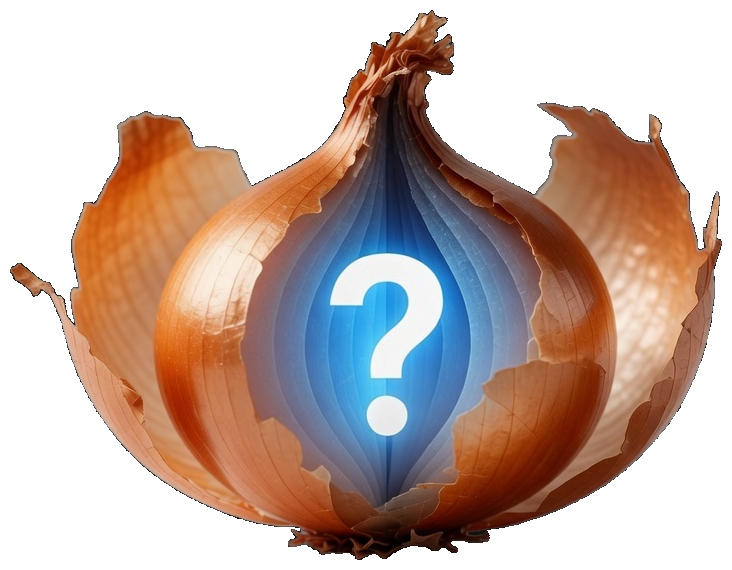
#> input picture brand/onion_big.png, 732 x 570 px, given in place of brand-mark.png, which was not available
$ python render-0923.py
#> lines starting #> are read from the running program, lines starting #| are printed output that depends on the picture; pictures that were not available may be replaced by others from this repository, and a replacement may not be noted
### scripts/social/layout.py
"""Measured text and region collision checks for local social renderers.

Text is measured from Pillow's actual glyph bounding boxes, wrapped inside a
declared region and shrunk within bounds. Regions are checked independently:
siblings may not overlap, and a child (text on a card) must sit inside its
declared parent. Impossible content raises LayoutError instead of overflowing.
"""
import json
from dataclasses import dataclass, field
from pathlib import Path
from PIL import ImageFont

SAFE = (72, 170, 930, 1580)
FONT = Path('/System/Library/Fonts/Supplemental/Arial.ttf')
BOLD = Path('/System/Library/Fonts/Supplemental/Arial Bold.ttf')


class LayoutError(ValueError):
    pass


_fonts = {}
def font(size, bold=False, path=None):
    key = (str(path or (BOLD if bold else FONT)), size)
    if key not in _fonts:
        _fonts[key] = ImageFont.truetype(key[0], size)
    return _fonts[key]


def _inside(inner, outer):
    return inner[0] >= outer[0] and inner[1] >= outer[1] and inner[2] <= outer[2] and inner[3] <= outer[3]


def _overlap(a, b, gap=0):
    return a[0] < b[2] + gap and b[0] < a[2] + gap and a[1] < b[3] + gap and b[1] < a[3] + gap


# [6 lines left out: function _in_polygon, not called in this run]


@dataclass
class TextBlock:
    lines: list      # [(text, origin_x, origin_y)]
    size: int
    bold: bool
    bbox: tuple      # union of actual glyph boxes in absolute pixels
    line_boxes: list = field(default_factory=list)

    def draw(self, draw, fill):
        for text, x, y in self.lines:
            draw.text((x, y), text, font=font(self.size, self.bold), fill=fill, anchor='la')


def _wrap(text, fnt, width):
    lines = []
    for para in text.split('\n'):
        cur = ''
        for word in para.split():
            l, _, r, _ = fnt.getbbox(word)
            if r - l > width:
                raise LayoutError(f'unbreakable word {word!r} is {r - l}px wide, region is {width}px')
            trial = f'{cur} {word}'.strip()
            if cur and _span(fnt, trial) > width:
                lines.append(cur); cur = word
            else:
                cur = trial
        lines.append(cur)
    return lines


def _span(fnt, text):
    l, _, r, _ = fnt.getbbox(text)
    return r - min(l, 0)


def fit_text(text, region, max_size, min_size=None, bold=True, align='left', valign='top', line_gap=1.2, step=2):
    """Wrap text into region=(x0,y0,x1,y1), shrinking max_size -> min_size until it fits."""
    if not text or not text.strip():
        raise LayoutError('empty text')
    min_size = min_size or max(12, int(max_size * 0.6))
    x0, y0, x1, y1 = region
    width, height = x1 - x0, y1 - y0
    problem = None
    for size in range(max_size, min_size - 1, -step):
        fnt = font(size, bold)
        try:
            lines = _wrap(text, fnt, width)
        except LayoutError as err:
            problem = str(err); continue  # a smaller size may still fit the word
        pitch = round(size * line_gap)
        boxes = []
        for i, line in enumerate(lines):
            l, t, r, b = fnt.getbbox(line)
            boxes.append((l, t + i * pitch, r, b + i * pitch))
        top = min(b[1] for b in boxes); bottom = max(b[3] for b in boxes)
        if bottom - top > height:
            problem = f'{len(lines)} lines need {bottom - top}px at {size}px, region is {height}px'
            continue
        dy = y0 - top if valign == 'top' else (y1 - bottom if valign == 'bottom' else y0 + (height - (bottom - top)) // 2 - top)
        out, abs_boxes = [], []
        for i, line in enumerate(lines):
            l, t, r, b = boxes[i]
            dx = x0 if align == 'left' else x0 + (width - (r - l)) // 2 - l
            out.append((line, dx, dy + i * pitch))
            abs_boxes.append((dx + l, dy + t, dx + r, dy + b))
        bbox = (min(b[0] for b in abs_boxes), min(b[1] for b in abs_boxes), max(b[2] for b in abs_boxes), max(b[3] for b in abs_boxes))
        return TextBlock(out, size, bold, bbox, abs_boxes)
    raise LayoutError(f'cannot fit {text!r} in {width}x{height} at {min_size}-{max_size}px: {problem}')


class Layout:
    """Registry of independent regions on one frame. check() raises on any violation."""
    def __init__(self, safe=SAFE, gap=0, name='frame'):
        self.safe, self.gap, self.name = safe, gap, name
        self.items = {}

    def add(self, name, bbox, parent=None, polygon=None):
        """Register a shape/text box. A declared parent makes containment intentional."""
        if name in self.items:
            raise LayoutError(f'{self.name}: duplicate region {name}')
        if parent is not None and parent not in self.items:
            raise LayoutError(f'{self.name}: {name} declares unknown parent {parent}')
        self.items[name] = {'bbox': tuple(int(v) for v in bbox), 'parent': parent, 'polygon': polygon}
        return self.items[name]['bbox']

    def text(self, name, text, region, max_size, parent=None, **kw):
        block = fit_text(text, region, max_size, **kw)
        self.add(name, block.bbox, parent)
        return block

    def _ancestors(self, name):
        out = set()
        while self.items[name]['parent']:
            name = self.items[name]['parent']; out.add(name)
        return out

    def check(self):
        errors = []
        for n, it in self.items.items():
            b = it['bbox']
            if it['parent'] is None and not _inside(b, self.safe):
                errors.append(f'{n} {b} leaves safe region {self.safe}')
            if it['parent']:
                p = self.items[it['parent']]
                if not _inside(b, p['bbox']):
                    errors.append(f'{n} {b} leaves parent {it["parent"]} {p["bbox"]}')
                elif p['polygon'] and not all(_in_polygon(c, p['polygon']) for c in ((b[0], b[1]), (b[2], b[1]), (b[0], b[3]), (b[2], b[3]))):
                    errors.append(f'{n} {b} leaves parent shape {it["parent"]}')
        names = list(self.items)
        for i, a in enumerate(names):
            for c in names[i + 1:]:
                if a in self._ancestors(c) or c in self._ancestors(a):
                    continue
                if _overlap(self.items[a]['bbox'], self.items[c]['bbox'], self.gap):
                    errors.append(f'{a} {self.items[a]["bbox"]} collides with {c} {self.items[c]["bbox"]}')
        if errors:
            raise LayoutError(f'{self.name}: ' + '; '.join(errors))
        return self

    def report(self):
        return [{'name': n, 'bbox': list(i['bbox']), 'parent': i['parent']} for n, i in self.items.items()]


# ---- shared CLI helpers for the local renderers ----
WORK = Path('/Users/sudiptasarkar/Documents/Codex/2026-09-10/co/work/tiktok-launch')
V2 = WORK / '2026-10-14-layout-v2'


def add_cli(parser, default_output):
    parser.add_argument('--output', type=Path, default=default_output, help='output folder (default: new layout-v2 family folder)')
    parser.add_argument('--only', action='append', default=[], help='post id(s), repeat or comma-separate')
    parser.add_argument('--frames-only', action='store_true', help='write scene PNGs, timelines and captions; skip video encode')
    parser.add_argument('--overwrite', action='store_true', help='replace existing outputs (default: fail first)')
    return parser


def select(posts, only, key=lambda p: p['id']):
    ids = [i for chunk in only for i in chunk.split(',') if i]
    if not ids:
        return posts
    known = {key(p) for p in posts}
    missing = [i for i in ids if i not in known]
    if missing:
        raise SystemExit(f'unknown --only id(s): {missing}; known: {sorted(known)}')
    return [p for p in posts if key(p) in ids]


def guard(paths, overwrite):
    """Fail before writing anything if any target exists and --overwrite is absent."""
    clash = [str(p) for p in paths if Path(p).exists()]
    if clash and not overwrite:
        raise SystemExit('refusing to overwrite existing output (use --overwrite):\n  ' + '\n  '.join(clash))


def encoded_artifacts(out, stem):
    """Everything the encoder writes for one item: video, native QA report, decoded-frame check."""
    out = Path(out)
    return [out / f'{stem}.mp4', out / f'{stem}.qa.json', out / f'{stem}.decoded.png']


# [14 lines left out: functions guard_frames_only, merge_index, not called in this run]


def ensure_encoder(out_dir, repo):
    import subprocess
    src = repo / 'scripts/social/encode-video.swift'
    for cand in (WORK / 'encode-video', out_dir / 'encode-video'):
        if cand.exists() and cand.stat().st_mtime >= src.stat().st_mtime:
            return cand
    binary = out_dir / 'encode-video'
    subprocess.run(['swiftc', '-O', str(src), '-o', str(binary)], check=True)
    return binary

### scripts/social/render-0923.py
#!/usr/bin/env python3
"""Render the 10 geography TikTok drafts (0923) with measured, collision-checked layout.

Local only: never uploads or schedules. Defaults to a NEW layout-v2 folder and refuses to overwrite.
"""
import argparse, hashlib, json, subprocess, sys
from pathlib import Path
from PIL import Image, ImageDraw
sys.path.insert(0, str(Path(__file__).resolve().parent))
import layout as L

ROOT = Path(__file__).resolve().parents[2]
OUT = L.V2 / 'geography-0923'
MARK = L.WORK / 'brand-mark.png'
SCENES = [('question', 5), ('question', 3), ('reveal', 5), ('cta', 3)]
POSTS=[
('0923-01','Slovenia’s capital: Ljubljana or Zagreb?','Ljubljana / Zagreb','LJUBLJANA','Ljubljana is Slovenia’s capital.','Find Slovenia on the Europe map.','https://typologyquiz.com/trivia/find-the-countries-of-europe/'),
('0923-02','Croatia’s capital: Zagreb or Sarajevo?','Zagreb / Sarajevo','ZAGREB','Zagreb is Croatia’s capital.','Name the countries of Europe.','https://typologyquiz.com/trivia/countries-of-europe/'),
('0923-03','Slovakia’s capital: Bratislava or Ljubljana?','Bratislava / Ljubljana','BRATISLAVA','Bratislava is Slovakia’s capital.','Find countries on the Europe map.','https://typologyquiz.com/trivia/find-the-countries-of-europe/'),
('0923-04','Portugal’s capital: Lisbon or Porto?','Lisbon / Porto','LISBON','Lisbon is Portugal’s capital.','Name the countries of Europe.','https://typologyquiz.com/trivia/countries-of-europe/'),
('0923-05','Hungary’s capital: Budapest or Bucharest?','Budapest / Bucharest','BUDAPEST','Budapest is Hungary’s capital.','Find countries on the Europe map.','https://typologyquiz.com/trivia/find-the-countries-of-europe/'),
('0923-06','Which country has the capital Bern?','Switzerland / Austria','SWITZERLAND','Bern is Switzerland’s capital.','Name the countries of Europe.','https://typologyquiz.com/trivia/countries-of-europe/'),
('0923-07','Japan’s capital: Tokyo or Kyoto?','Tokyo / Kyoto','TOKYO','Tokyo is Japan’s capital.','Name countries around the world.','https://typologyquiz.com/trivia/countries-of-the-world/'),
('0923-08','Brazil’s capital: Brasília or Rio?','Brasília / Rio','BRASÍLIA','Brasília is Brazil’s capital.','Name countries around the world.','https://typologyquiz.com/trivia/countries-of-the-world/'),
('0923-09','Kenya’s capital: Nairobi or Mombasa?','Nairobi / Mombasa','NAIROBI','Nairobi is Kenya’s capital.','Name countries around the world.','https://typologyquiz.com/trivia/countries-of-the-world/'),
('0923-10','Canada’s capital: Ottawa or Toronto?','Ottawa / Toronto','OTTAWA','Ottawa is Canada’s capital.','Name countries around the world.','https://typologyquiz.com/trivia/countries-of-the-world/')]

def render(post, mark, kind):
    pid, q, opts, ans, exp, cta, url = post
    bg = ['#f7f3ea', '#e7f4f1', '#eef1ff'][int(pid[-1]) % 3]; ink = '#171827'; accent = ['#e85b48', '#157a74', '#315bd6'][int(pid[-1]) % 3]
    im = Image.new('RGB', (1080, 1920), bg); d = ImageDraw.Draw(im); lay = L.Layout(name=f'{pid}/{kind}')
    d.rectangle((0, 0, 1080, 24), fill=accent)
    im.paste(mark, (84, 172), mark); lay.add('logo', (84, 172, 184, 272))
    lay.text('handle', '@typologyquiz', (196, 196, 700, 260), 38, bold=False, min_size=30).draw(d, ink)
    lay.text('kicker', 'PICK ONE BEFORE THE REVEAL', (84, 320, 916, 380), 30, bold=False, min_size=22).draw(d, accent)
    if kind == 'question':
        lay.text('question', q, (84, 420, 916, 800), 78, min_size=48, line_gap=1.28).draw(d, ink)
        y = 850
        for i, o in enumerate(opts.split(' / ')):
            card = f'choice{i}'
            d.rounded_rectangle((84, y, 916, y + 125), radius=18, outline=accent, width=4); lay.add(card, (84, y, 916, y + 125))
            lay.text(card + '-letter', chr(65 + i), (112, y + 20, 180, y + 105), 48, parent=card, valign='center').draw(d, accent)
            lay.text(card + '-text', o, (205, y + 15, 892, y + 110), 58, min_size=34, parent=card, valign='center').draw(d, ink)
            y += 160
        lay.text('prompt', 'Lock in your answer.', (84, 1500, 916, 1560), 42, bold=False, min_size=30).draw(d, ink)
    elif kind == 'reveal':
        lay.text('label', 'THE ANSWER', (84, 470, 916, 530), 34, min_size=24).draw(d, accent)
        lay.text('answer', ans, (84, 590, 916, 900), 92, min_size=50, line_gap=1.25).draw(d, ink)
        d.rectangle((84, 930, 240, 942), fill=accent); lay.add('rule', (84, 930, 240, 942))
        lay.text('explain', exp, (84, 1000, 916, 1400), 48, bold=False, min_size=32, line_gap=1.45).draw(d, ink)
        lay.text('prompt', 'Keep your score.', (84, 1500, 916, 1560), 42, bold=False, min_size=30).draw(d, ink)
    else:
        lay.text('cta', cta, (84, 470, 916, 900), 75, min_size=44, line_gap=1.25).draw(d, ink)
        d.rounded_rectangle((84, 950, 916, 1120), radius=22, fill=accent); lay.add('button', (84, 950, 916, 1120))
        lay.text('button-text', 'typologyquiz.com', (112, 975, 888, 1095), 60, min_size=34, parent='button', align='center', valign='center').draw(d, '#ffffff')
        lay.text('free', 'Free quizzes. No signup.', (84, 1250, 916, 1330), 44, bold=False, min_size=30).draw(d, ink)
    lay.check()
    return im, lay


def main():
    ap = L.add_cli(argparse.ArgumentParser(description=__doc__), OUT); args = ap.parse_args()
    out = args.output; posts = L.select(POSTS, args.only, key=lambda p: p[0])
    mark = Image.open(MARK).convert('RGBA')
#> mark is the input picture: PIL image 732x570 RGBA; mean R, G, B, A 83.8, 62.8, 54.1, 142.6
    renders = {p[0]: [render(p, mark, kind) for kind, _ in SCENES] for p in posts}  # fail on any layout error before writing
#> in render, `im = Image.new('RGB', (1080, 1920), bg)`:
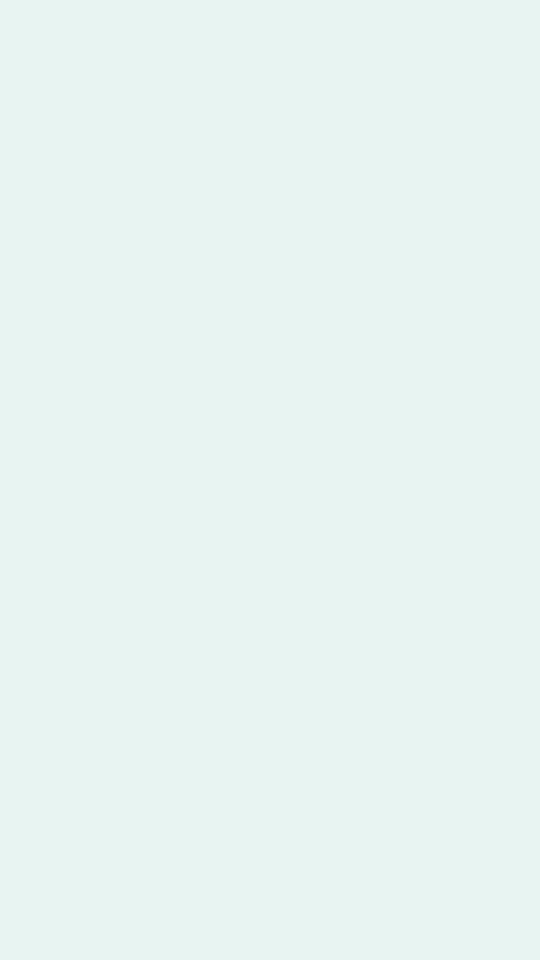
#> im: PIL image 1080x1920 RGB (shown at 1/2 size); mean R, G, B 231, 244, 241
#> in render, `im.paste(mark, (84, 172), mark)`:
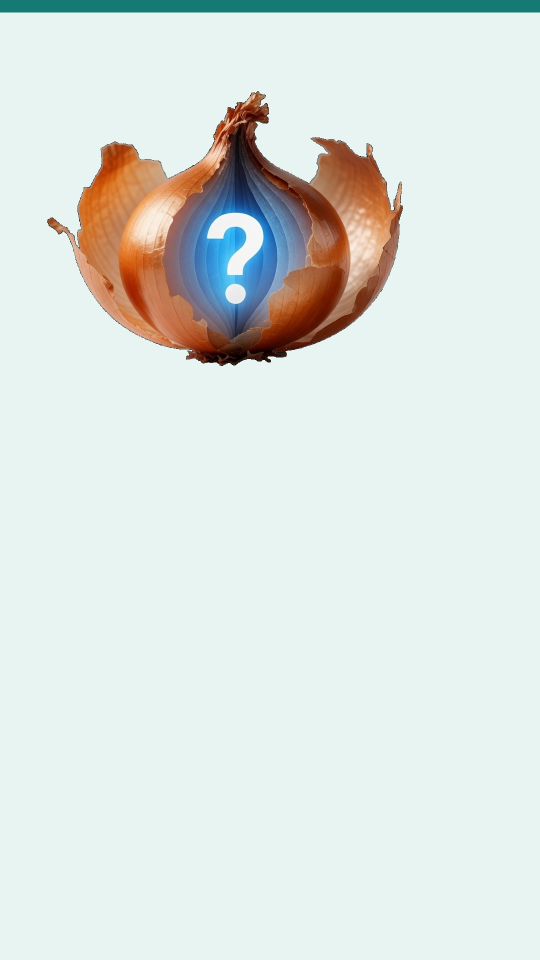
#> im: PIL image 1080x1920 RGB (shown at 1/2 size); mean R, G, B 219.1, 227.6, 223.1
#> after the loop in render, `for i, o in enumerate(opts.split(' / ')):`: y = 1170
#> the loop in render (call 2), `for i, o in enumerate(opts.split(' / ')):` made 2 passes
    targets = []
    for p in posts:
        targets.append(out / p[0])
        if args.frames_only: L.guard_frames_only(L.encoded_artifacts(out, p[0]))
        else: targets += L.encoded_artifacts(out, p[0])
    L.guard(targets, args.overwrite)
    out.mkdir(parents=True, exist_ok=True)
    binary = None if args.frames_only else L.ensure_encoder(out, ROOT)
    manifest = []
    for post in posts:
        pid, q, opts, ans, exp, cta, url = post; folder = out / pid; folder.mkdir(exist_ok=True); scenes = []
        for i, ((kind, dur), (im, lay)) in enumerate(zip(SCENES, renders[pid])):
            path = folder / f'{i:02d}-{kind}.png'; im.save(path); scenes.append({'image': str(path), 'duration': dur})
            (folder / f'{i:02d}-{kind}.layout.json').write_text(json.dumps(lay.report(), indent=1))
        tl = folder / 'timeline.json'; tl.write_text(json.dumps({'width': 1080, 'height': 1920, 'fps': 30, 'scenes': scenes}, indent=2))
        caption = f'{q} {opts + " — " if opts else ""}Answer: {ans.title()}. {exp} {cta} {url} #trivia #typologyquiz'
        (folder / 'caption.txt').write_text(caption + '\n')
        entry = {'id': pid, 'question': q, 'choices': opts.split(' / ') if opts else [], 'answer': ans, 'explanation': exp, 'quiz_url': url, 'caption': caption, 'duration_seconds': 16, 'media_method': 'Original Pillow/vector graphics with measured layout; native AVFoundation H.264 encode', 'status': 'frames_only' if args.frames_only else 'encoded_local_only'}
        if binary:
            video = out / f'{pid}.mp4'; subprocess.run([str(binary), str(tl), str(video)], check=True)
            entry.update({'filename': video.name, 'sha256': hashlib.sha256(video.read_bytes()).hexdigest()})
        manifest.append(entry)
#> this loop made 1 pass
#> pass 1, in main, `path = folder / f'{i:02d}-{kind}.png'; im.save(path); scenes.append({'..`:
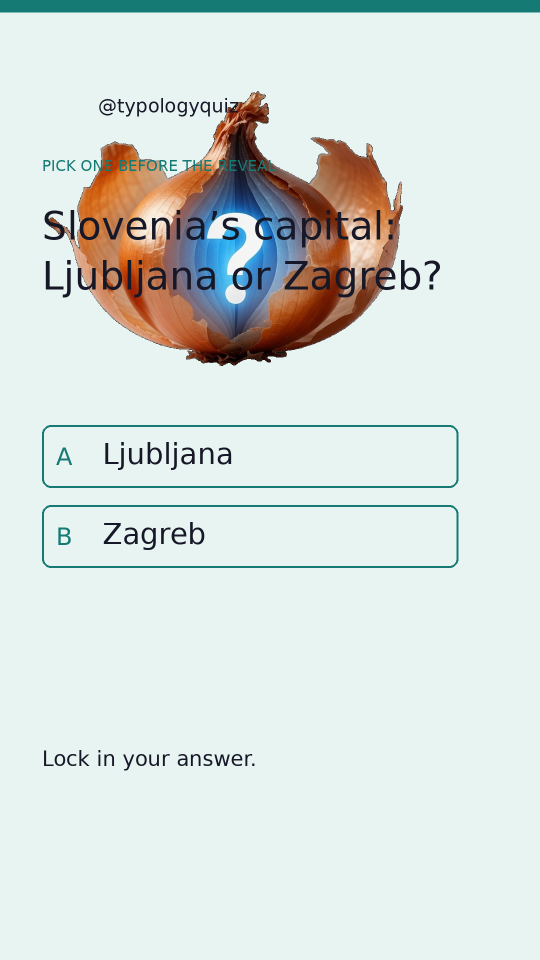
#> saved as 00-question.png: PIL image 1080x1920 RGB (shown at 1/2 size); mean R, G, B 214.4, 223.9, 219.8
#> pass 1, in main, `path = folder / f'{i:02d}-{kind}.png'; im.save(path); scenes.append({'..`:
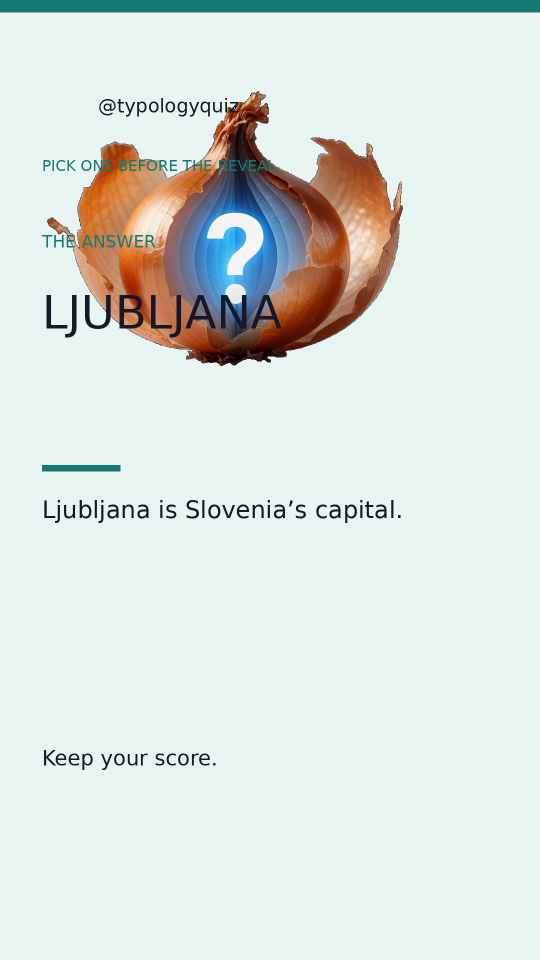
#> saved as 02-reveal.png: PIL image 1080x1920 RGB (shown at 1/2 size); mean R, G, B 216.5, 225.4, 221.3
#> pass 1, in main, `path = folder / f'{i:02d}-{kind}.png'; im.save(path); scenes.append({'..`:
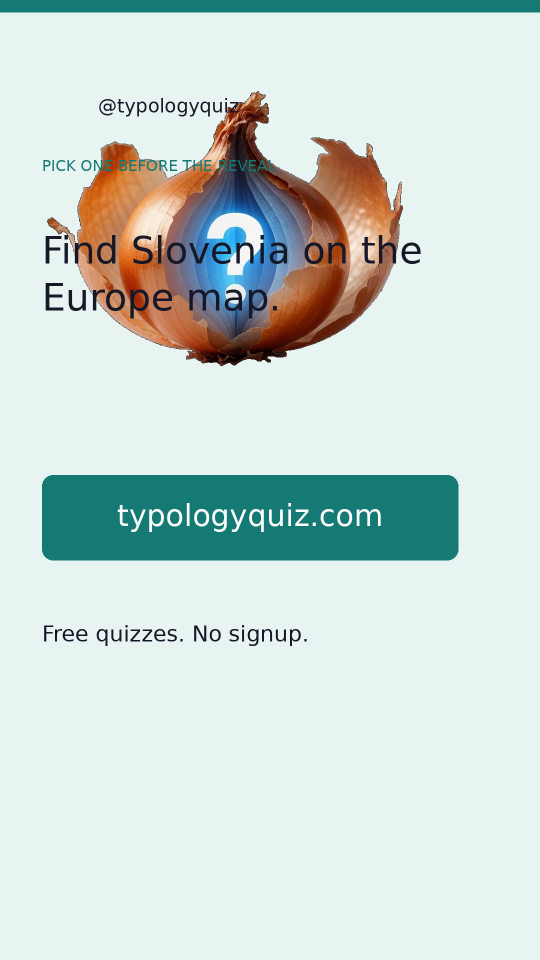
#> saved as 03-cta.png: PIL image 1080x1920 RGB (shown at 1/2 size); mean R, G, B 203.3, 217.7, 213.3
    L.merge_index(out / 'asset-index.json', manifest); print(json.dumps(manifest, indent=2))


if __name__ == '__main__': main()
#> (the call stopped at in main, `video = out / f'{pid}.mp4'; subprocess.run([str(binary), str(tl), str(..`: subprocess is not available in this run)
